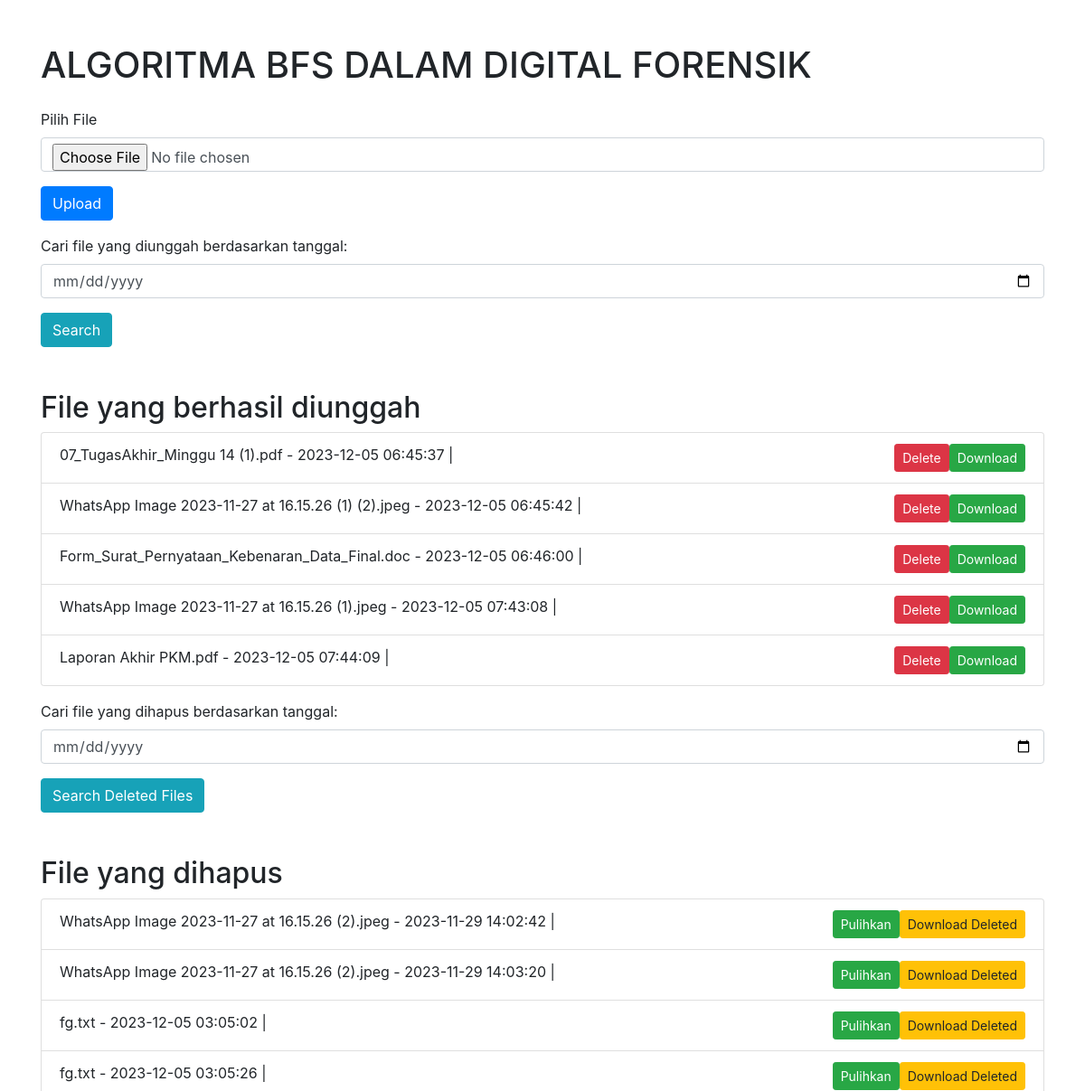
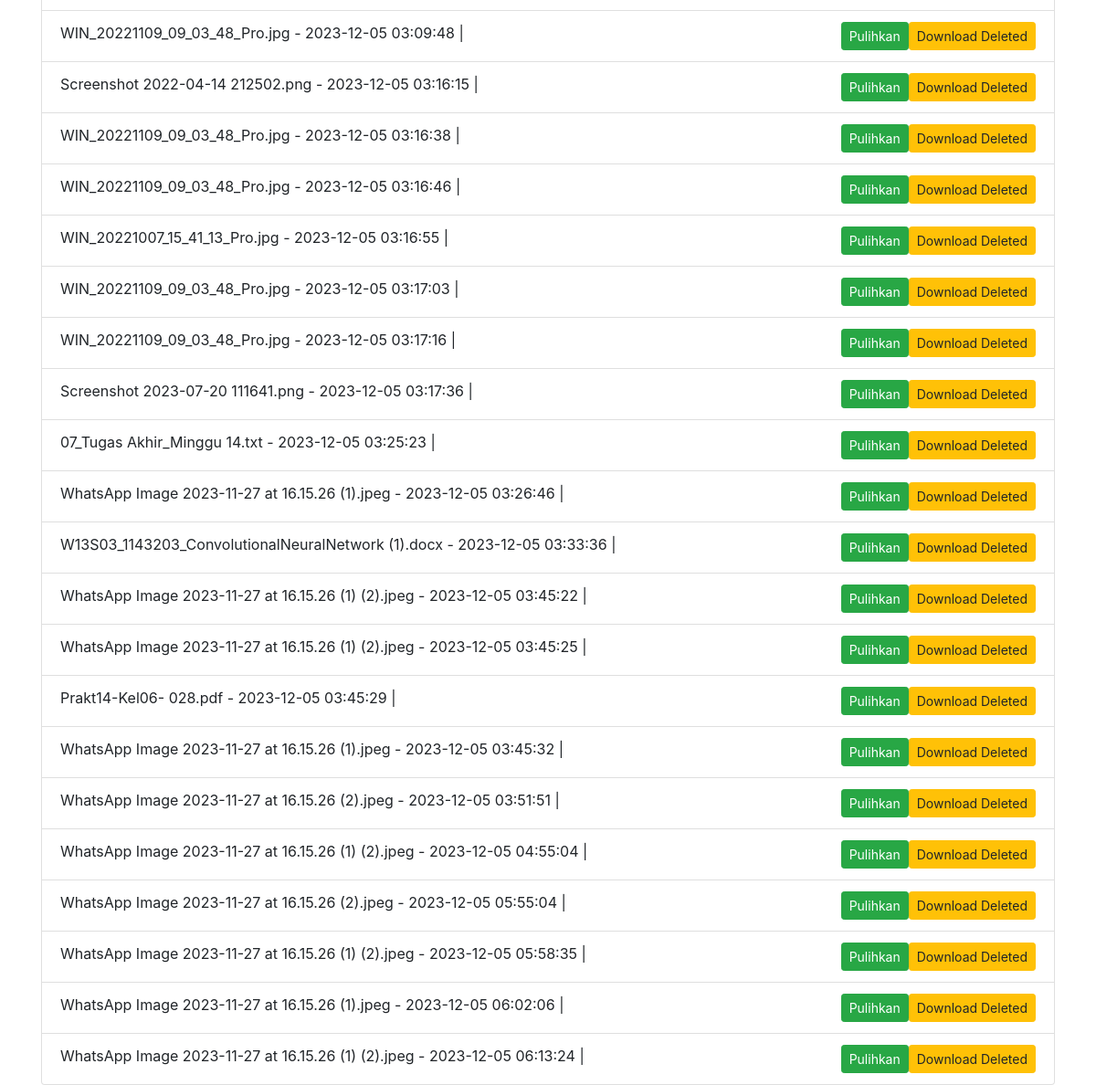
The page / on the database its author committed (2 pictures, top to bottom).
### app.py (models this page shows)
class File(db.Model):
    id = db.Column(db.Integer, primary_key=True)
    filename = db.Column(db.String(255), nullable=False)
    upload_date = db.Column(db.DateTime, default=datetime.utcnow)

class DeletedFile(db.Model):
    id = db.Column(db.Integer, primary_key=True)
    filename = db.Column(db.String(255), nullable=False)
    deletion_date = db.Column(db.DateTime, default=datetime.utcnow)

### app.py (the view)
@app.route('/')
def index():
    existing_files = File.query.all()
    deleted_files = DeletedFile.query.all()
    return render_template('index.html', existing_files=existing_files, deleted_files=deleted_files)

### templates/index.html (shortened to what this page needs)
<!DOCTYPE html>
<html lang="en">
<head>
    <link rel="stylesheet" href="https://stackpath.bootstrapcdn.com/bootstrap/4.3.1/css/bootstrap.min.css">
</head>
<body class="container mt-5">
    <h1 class="mb-4">ALGORITMA BFS DALAM DIGITAL FORENSIK</h1>
    <form action="/upload" method="post" enctype="multipart/form-data">
        <div class="form-group">
            <label for="file">Pilih File</label>
            <input type="file" class="form-control" id="file" name="file" accept=".txt, .pdf, .doc, .docx,.jpg,.png,.jpeg" required>
        </div>
        <button type="submit" class="btn btn-primary">Upload</button>
    </form>
    <form action="/search" method="post" class="mt-3">
        <div class="form-group">
            <label for="search_date">Cari file yang diunggah berdasarkan tanggal:</label>
            <input type="date" class="form-control" id="search_date" name="search_date" placeholder="YYYY-MM-DD" required>
        </div>
        <button type="submit" class="btn btn-info">Search</button>
    </form>
    <h2 class="mt-5">File yang berhasil diunggah</h2>
    <ul class="list-group">
        {% if existing_files %}
            {% for file in existing_files %}
                <li class="list-group-item">
                    {{ file.filename }} - {{ file.upload_date.strftime('%Y-%m-%d %H:%M:%S') }}
                    <a href="{{ url_for('download_file', filename=file.filename) }}" class="btn btn-success btn-sm float-right">Download</a>
                    | <a href="{{ url_for('delete_file', file_id=file.id) }}" class="btn btn-danger btn-sm float-right" onclick="return confirm('Are you sure you want to delete this file?')">Delete</a>
                </li>
            {% endfor %}
        {% else %}
            <li class="list-group-item">No files found.</li>
        {% endif %}
    </ul>
<form action="/search_deleted" method="post" class="mt-3">
    <div class="form-group">
        <label for="search_date_deleted">Cari file yang dihapus berdasarkan tanggal:</label>
        <input type="date" class="form-control" id="search_date_deleted" name="search_date" placeholder="YYYY-MM-DD" required>
    </div>
    <button type="submit" class="btn btn-info">Search Deleted Files</button>
</form>
<h2 class="mt-5">File yang dihapus</h2>
<ul class="list-group">
    {% if deleted_files %}
        {% for file in deleted_files %}
            <li class="list-group-item">
                {{ file.filename }} - {{ file.deletion_date.strftime('%Y-%m-%d %H:%M:%S') }}
                <a href="{{ url_for('download_deleted_file', filename=file.filename) }}" class="btn btn-warning btn-sm float-right">Download Deleted</a>
                | <a href="{{ url_for('recover_file', file_id=file.id) }}" class="btn btn-success btn-sm float-right" onclick="return confirm('Apakah Anda yakin ingin memulihkan file ini?')">Pulihkan</a>
            </li>
        {% endfor %}
    {% else %}
        <li class="list-group-item">Tidak ada file yang dihapus.</li>
    {% endif %}
</ul>
</body>
</html>

### rows shown on the page
File: filename "07_TugasAkhir_Minggu 14 (1).pdf", upload_date "2023-12-05 06:45:37"
File: filename "WhatsApp Image 2023-11-27 at 16.15.26 (1) (2).jpeg", upload_date "2023-12-05 06:45:42"
File: filename "Form_Surat_Pernyataan_Kebenaran_Data_Final.doc", upload_date "2023-12-05 06:46:00"
File: filename "WhatsApp Image 2023-11-27 at 16.15.26 (1).jpeg", upload_date "2023-12-05 07:43:08"
File: filename "Laporan Akhir PKM.pdf", upload_date "2023-12-05 07:44:09"
DeletedFile: filename "WhatsApp Image 2023-11-27 at 16.15.26 (2).jpeg", deletion_date "2023-11-29 14:02:42"
DeletedFile: filename "WhatsApp Image 2023-11-27 at 16.15.26 (2).jpeg", deletion_date "2023-11-29 14:03:20"
DeletedFile: filename "fg.txt", deletion_date "2023-12-05 03:05:02"
DeletedFile: filename "fg.txt", deletion_date "2023-12-05 03:05:26"
DeletedFile: filename "WIN_20221109_09_03_48_Pro.jpg", deletion_date "2023-12-05 03:09:48"
DeletedFile: filename "Screenshot 2022-04-14 212502.png", deletion_date "2023-12-05 03:16:15"
DeletedFile: filename "WIN_20221109_09_03_48_Pro.jpg", deletion_date "2023-12-05 03:16:38"
DeletedFile: filename "WIN_20221109_09_03_48_Pro.jpg", deletion_date "2023-12-05 03:16:46"
DeletedFile: filename "WIN_20221007_15_41_13_Pro.jpg", deletion_date "2023-12-05 03:16:55"
DeletedFile: filename "WIN_20221109_09_03_48_Pro.jpg", deletion_date "2023-12-05 03:17:03"
DeletedFile: filename "WIN_20221109_09_03_48_Pro.jpg", deletion_date "2023-12-05 03:17:16"
DeletedFile: filename "Screenshot 2023-07-20 111641.png", deletion_date "2023-12-05 03:17:36"
DeletedFile: filename "07_Tugas Akhir_Minggu 14.txt", deletion_date "2023-12-05 03:25:23"
DeletedFile: filename "WhatsApp Image 2023-11-27 at 16.15.26 (1).jpeg", deletion_date "2023-12-05 03:26:46"
DeletedFile: filename "W13S03_1143203_ConvolutionalNeuralNetwork (1).docx", deletion_date "2023-12-05 03:33:36"
DeletedFile: filename "WhatsApp Image 2023-11-27 at 16.15.26 (1) (2).jpeg", deletion_date "2023-12-05 03:45:22"
DeletedFile: filename "WhatsApp Image 2023-11-27 at 16.15.26 (1) (2).jpeg", deletion_date "2023-12-05 03:45:25"
DeletedFile: filename "Prakt14-Kel06- 028.pdf", deletion_date "2023-12-05 03:45:29"
DeletedFile: filename "WhatsApp Image 2023-11-27 at 16.15.26 (1).jpeg", deletion_date "2023-12-05 03:45:32"
DeletedFile: filename "WhatsApp Image 2023-11-27 at 16.15.26 (2).jpeg", deletion_date "2023-12-05 03:51:51"
DeletedFile: filename "WhatsApp Image 2023-11-27 at 16.15.26 (1) (2).jpeg", deletion_date "2023-12-05 04:55:04"
DeletedFile: filename "WhatsApp Image 2023-11-27 at 16.15.26 (2).jpeg", deletion_date "2023-12-05 05:55:04"
DeletedFile: filename "WhatsApp Image 2023-11-27 at 16.15.26 (1) (2).jpeg", deletion_date "2023-12-05 05:58:35"
DeletedFile: filename "WhatsApp Image 2023-11-27 at 16.15.26 (1).jpeg", deletion_date "2023-12-05 06:02:06"
DeletedFile: filename "WhatsApp Image 2023-11-27 at 16.15.26 (1) (2).jpeg", deletion_date "2023-12-05 06:13:24"
